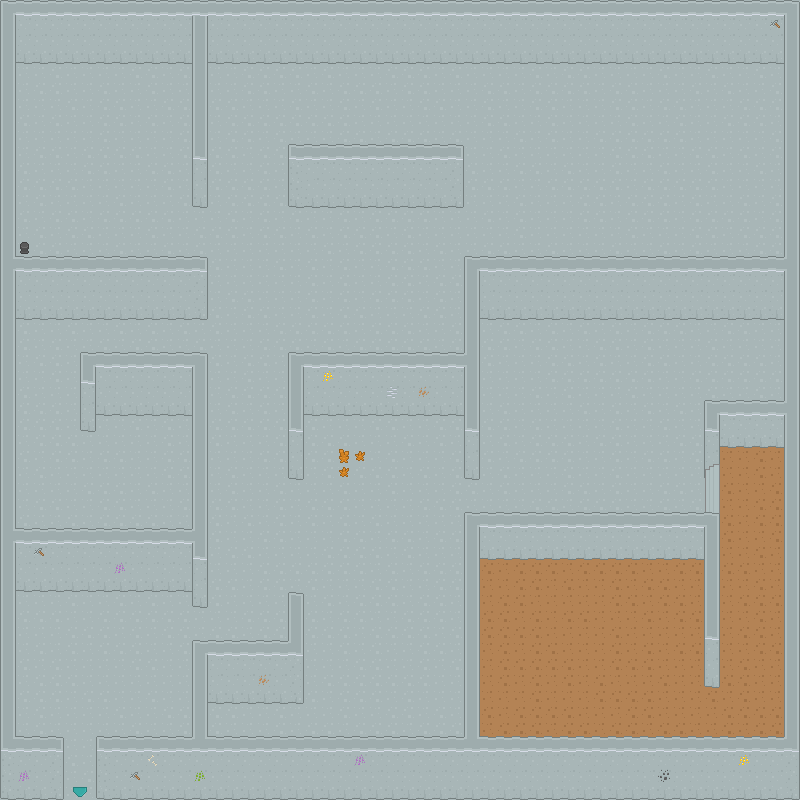

Rendered tile map (Tiled .tmx) drawn with the repository's tilesets; below, a short description and the map source with its tile grids summarised:
An orthogonal 50x50 tile map with 16x16 px tiles, 4 tile layers (Ground Terrain, Deco0, Deco1, Above0), 6 hidden layers not drawn.

<map version="1.5" tiledversion="1.6.0" orientation="orthogonal" renderorder="right-down" width="50" height="50" tilewidth="16" tileheight="16" infinite="0" nextlayerid="11" nextobjectid="1">
 <editorsettings>
  <export target="Town Cave.json" format="json" />
 </editorsettings>
 <tileset firstgid="1" source="roguelikeSheet.tsx" />
 <layer id="1" name="Ground Terrain" width="50" height="50">
  <data>[2500 cells, 2500 non-empty, 4 distinct tile ids]</data>
 </layer>
 <layer id="2" name="Deco0" width="50" height="50">
  <data>[2500 cells, 432 non-empty, 20 distinct tile ids]</data>
 </layer>
 <layer id="7" name="Deco1" width="50" height="50">
  <data>[2500 cells, 1 non-empty, 1 distinct tile ids]</data>
 </layer>
 <layer id="3" name="Above0" width="50" height="50">
  <data>[2500 cells, 498 non-empty, 25 distinct tile ids]</data>
 </layer>
 <layer id="4" name="Collision" width="50" height="50" visible="0">
  <data>[2500 cells, 462 non-empty, 4 distinct tile ids]</data>
 </layer>
 <layer id="8" name="Collision2" width="50" height="50" visible="0">
  <data>[2500 cells, 1 non-empty, 1 distinct tile ids]</data>
 </layer>
 <layer id="5" name="Deserted Town:512:544:down:" width="50" height="50" visible="0">
  <data>[2500 cells, 2 non-empty, 2 distinct tile ids]</data>
 </layer>
 <layer id="6" name="Lost Rubies:activator:" width="50" height="50" visible="0">
  <data>[2500 cells, 10 non-empty, 1 distinct tile ids]</data>
 </layer>
 <layer id="9" name="Broken Piano:activator2:" width="50" height="50" visible="0">
  <data>[2500 cells, 4 non-empty, 1 distinct tile ids]</data>
 </layer>
 <layer id="10" name="StaticNpc:pickaxe:Pickaxe:" width="50" height="50" visible="0">
  <data>[2500 cells, 1 non-empty, 1 distinct tile ids]</data>
 </layer>
</map>
